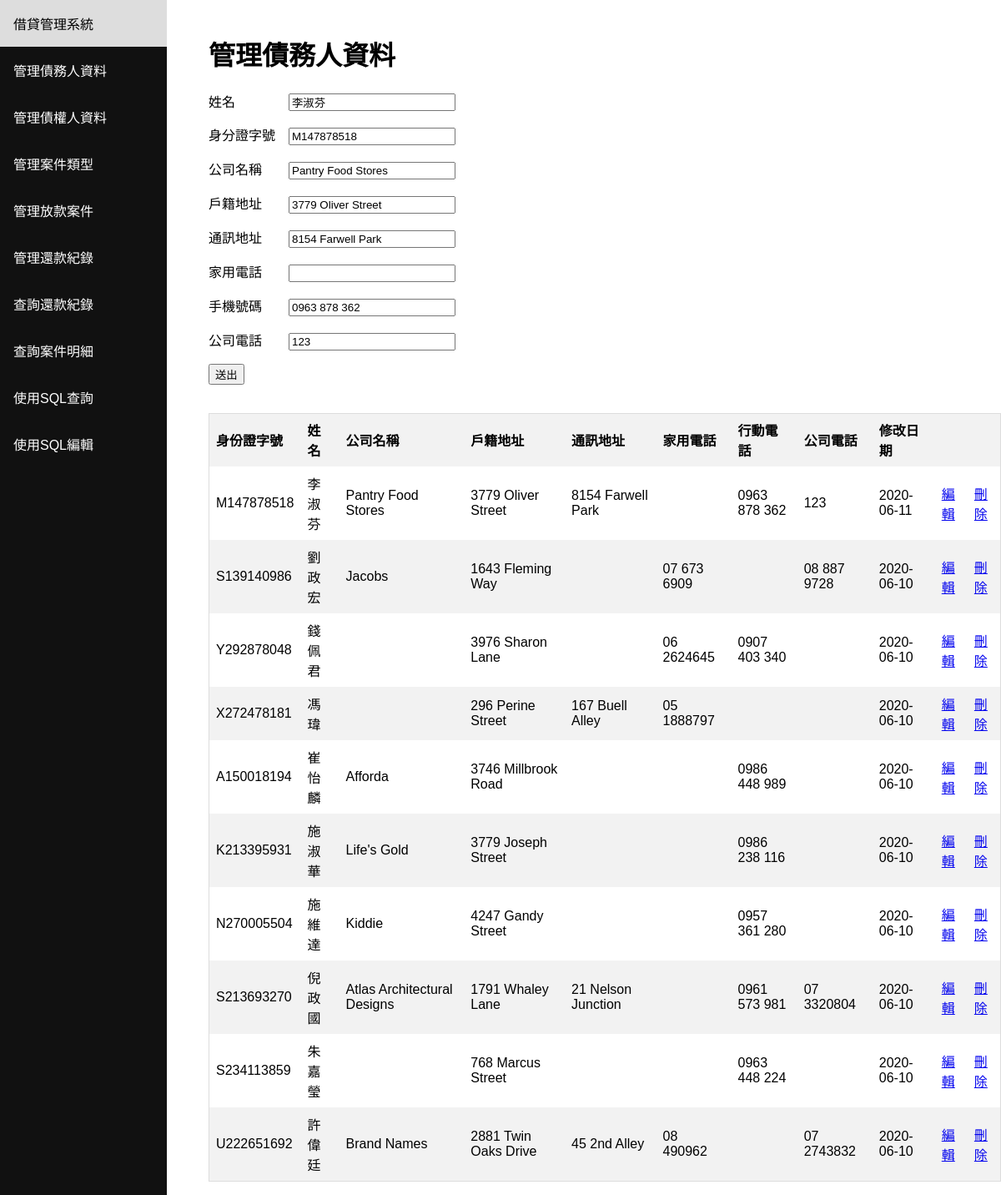
/debter/edit/M147878518, run on the app's committed database.
### tables this page shows
CREATE TABLE "DEBTER" (
	`ID`	TEXT NOT NULL UNIQUE,
	`Name`	TEXT NOT NULL,
	`CompanyName`	TEXT,
	`ResidenceAddress`	TEXT NOT NULL,
	`MailingAddress`	TEXT,
	`TelPhoneNumber`	TEXT,
	`MobilePhoneNumber`	TEXT,
	`CompanyPhoneNumber`	TEXT,
	`EditDate`	TEXT NOT NULL,
	PRIMARY KEY(`ID`)
);

### main.py (the view)
@app.route('/debter/edit/<ID>', methods=['GET', 'POST'])
def debter_edit(ID):
    ID = f"\"{ID}\""
    if request.method == 'POST':
        edit_data('DEBTER', edit=True, pr_key=[ID])
        return redirect(url_for('debter'))
    table = get_query("select * from DEBTER;")
    data = get_query("select {} from DEBTER where ID = {}".format(','.join(INPUT_DICT['DEBTER']), ID))
    return render_template(
                'debter.html',
                columns=['身份證字號','姓名','公司名稱','戶籍地址','通訊地址','家用電話','行動電話','公司電話','修改日期'],
                table=table,
                edit=True,
                data=data[0]
            )

### main.py (called while the page is built)
def get_query(query , get_col=False):
    conn = sqlite3.connect('database.db')
    conn.row_factory = sqlite3.Row
    cur = conn.cursor()
    cur.execute(query)
    rows = cur.fetchall()
    conn.close()
    output = []
    cols = []
    for row in rows:
        temp = dict(row)
        output.append(list(temp.values()))
        if get_col: cols = list(temp.keys())
    if get_col:
        return output, cols
    return output

### templates/debter.html (shortened to what this page needs)
<html><header><title>借貸管理系統</title></header><body><div class="sidenav"><a href="/">借貸管理系統</a><a href="/debter">管理債務人資料</a><a href="/creditor">管理債權人資料</a><a href="/project_type">管理案件類型</a><a href="/project">管理放款案件</a><a href="/period">管理還款紀錄</a><a href="/repayment_record">查詢還款紀錄</a><a href="/project_record">查詢案件明細</a><a href="/sql_search">使用SQL查詢</a><a href="/sql_edit">使用SQL編輯</a></div><div class="content"><h1>管理債務人資料</h1><form method="POST" action=""><div>{% if edit %}<p>姓名　　　　<input name="Name" style="width:200px" value="{{ data[0] }}"/></p><p>身分證字號　<input name="ID" style="width:200px" value="{{ data[1] }}"/></p><p>公司名稱　　<input name="CompanyName" style="width:200px" value="{{ data[2] }}"/></p><p>戶籍地址　　<input name="ResidenceAddress" style="width:200px" value="{{ data[3] }}"/></p><p>通訊地址　　<input name="MailingAddress" style="width:200px" value="{{ data[4] }}"/></p><p>家用電話　　<input name="TelPhoneNumber" type="tel" style="width:200px" value="{{ data[5] }}"/></p><p>手機號碼　　<input name="MobilePhoneNumber" type="tel" style="width:200px" value="{{ data[6] }}"/></p><p>公司電話　　<input name="CompanyPhoneNumber" type="tel" style="width:200px" value="{{ data[7] }}"/></p>{% endif %}<p><input type="submit" value="送出"/></p></div><br/><div style="overflow-x:auto;"><table><thead><tr></tr>{% for column in columns %}<th>{{ column }}</th>{% endfor %}<th></th><th></th></thead><tbody>{% for row in table %}<tr>{% for item in row %}<td>{{ item }}</td>{% endfor %}<td><a href="/debter/edit/{{ row[0] }}">編輯</a></td><td><a href="/debter/delete/{{ row[0] }}">刪除</a></td></tr>{% endfor %}</tbody></table></div></form></div></body></html>

### templates/debter.html (style rules this page uses)
* { box-sizing: border-box; }
body { margin: 0; font-family: Arial, Helvetica, sans-serif; }
.sidenav { height: 100%; width: 200px; position: fixed; z-index: 1; top: 0; left: 0; background-color: #111; overflow-x: hidden; }
.sidenav a { color: white; padding: 16px; text-decoration: none; display: block; }
.content { margin-left: 200px; padding-left: 50px; padding-top: 20px; }
table { border-collapse: collapse; border-spacing: 0; width: 100%; border: 1px solid #ddd; }
th, td { text-align: left; padding: 8px; }
tr:nth-child(even) { background-color: #f2f2f2 }

### data on the page
DEBTER: Name "李淑芬", ID "M147878518", CompanyName "Pantry Food Stores", ResidenceAddress "3779 Oliver Street", MailingAddress "8154 Farwell Park", MobilePhoneNumber "0963 878 362", CompanyPhoneNumber "123", EditDate "2020-06-11"
DEBTER: ID "S139140986", Name "劉政宏", CompanyName "Jacobs", ResidenceAddress "1643 Fleming Way", TelPhoneNumber "07 673 6909", CompanyPhoneNumber "08 887 9728", EditDate "2020-06-10"
DEBTER: ID "Y292878048", Name "錢佩君", ResidenceAddress "3976 Sharon Lane", TelPhoneNumber "06 2624645", MobilePhoneNumber "0907 403 340", EditDate "2020-06-10"
DEBTER: ID "X272478181", Name "馮瑋", ResidenceAddress "296 Perine Street", MailingAddress "167 Buell Alley", TelPhoneNumber "05 1888797", EditDate "2020-06-10"
DEBTER: ID "A150018194", Name "崔怡麟", CompanyName "Afforda", ResidenceAddress "3746 Millbrook Road", MobilePhoneNumber "0986 448 989", EditDate "2020-06-10"
DEBTER: ID "K213395931", Name "施淑華", CompanyName "Life's Gold", ResidenceAddress "3779 Joseph Street", MobilePhoneNumber "0986 238 116", EditDate "2020-06-10"
DEBTER: ID "N270005504", Name "施維達", CompanyName "Kiddie", ResidenceAddress "4247 Gandy Street", MobilePhoneNumber "0957 361 280", EditDate "2020-06-10"
DEBTER: ID "S213693270", Name "倪政國", CompanyName "Atlas Architectural Designs", ResidenceAddress "1791 Whaley Lane", MailingAddress "21 Nelson Junction", MobilePhoneNumber "0961 573 981", CompanyPhoneNumber "07 3320804", EditDate "2020-06-10"
DEBTER: ID "S234113859", Name "朱嘉瑩", ResidenceAddress "768 Marcus Street", MobilePhoneNumber "0963 448 224", EditDate "2020-06-10"
DEBTER: ID "U222651692", Name "許偉廷", CompanyName "Brand Names", ResidenceAddress "2881 Twin Oaks Drive", MailingAddress "45 2nd Alley", TelPhoneNumber "08 490962", CompanyPhoneNumber "07 2743832", EditDate "2020-06-10"

### other printed values
{{ column }} "身份證字號" "姓名" "公司名稱" "戶籍地址" "通訊地址" "家用電話" "行動電話" "公司電話" "修改日期"
